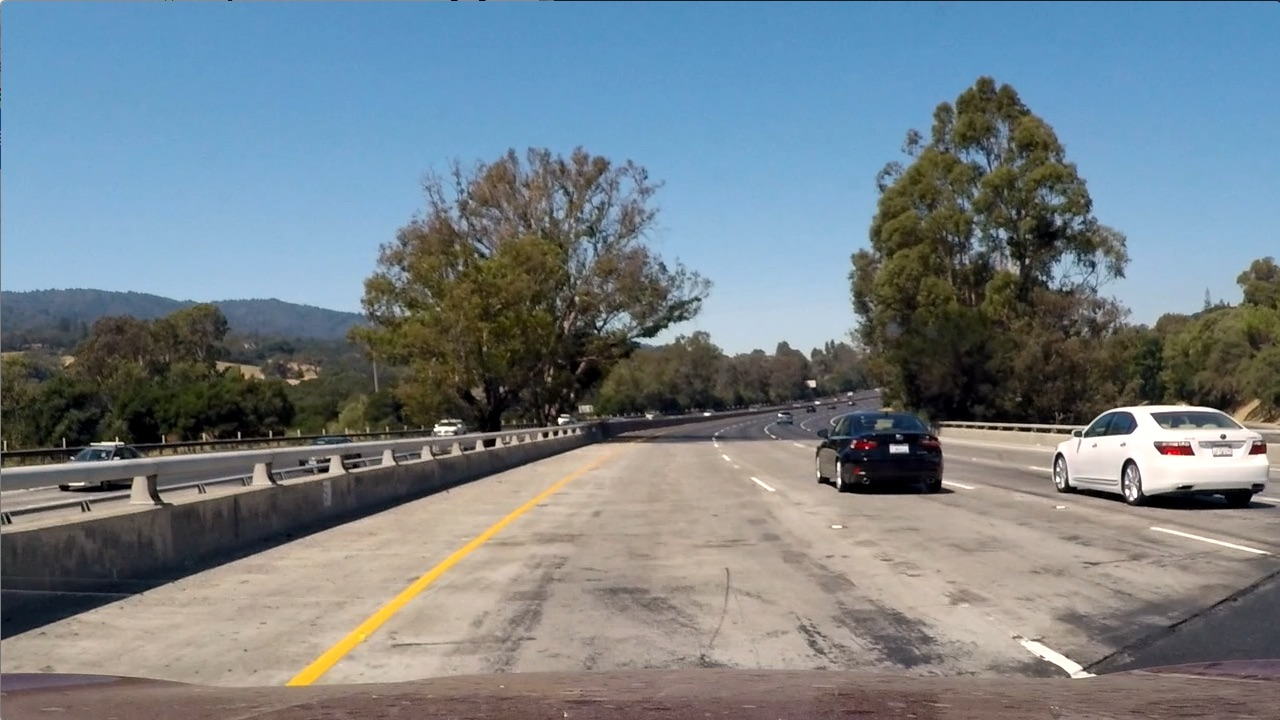
#> input picture test_images/test1.jpg, 1280 x 720 px
$ python -i lesson_functions.py   (imports and definitions only)   (older library calls are emulated)
#> lines starting #> are read from the running program, lines starting #| are printed output that depends on the picture
import matplotlib.image as mpimg
import numpy as np
import cv2
from skimage.feature import hog

# [1 line not run here, left out]

def normalise(image):
    return (image - image.mean()) / (image.max() - image.min())

# [7 lines left out: function convert_color, not called in this run]

def get_hog_features(img, orient, pix_per_cell, cell_per_block,
                        vis=False, feature_vec=True):
    # Call with two outputs if vis==True
    if vis == True:
        features, hog_image = hog(img, orientations=orient,
                                  pixels_per_cell=(pix_per_cell, pix_per_cell),
                                  cells_per_block=(cell_per_block, cell_per_block),
                                  block_norm= 'L2-Hys',
                                  transform_sqrt=False,
                                  visualise=vis, feature_vector=feature_vec)
        return features, hog_image
    # Otherwise call with one output
    else:
        features = hog(img, orientations=orient,
                       pixels_per_cell=(pix_per_cell, pix_per_cell),
                       cells_per_block=(cell_per_block, cell_per_block),
                       block_norm= 'L2-Hys',
                       transform_sqrt=False,
                       visualise=vis, feature_vector=feature_vec)
        return features

def bin_spatial(img, size=(32, 32)):
#> called with size = (32, 32)
    color1 = cv2.resize(img[:,:,0], size).ravel()
#> color1 = 1024 values, max 255 at index 635, min 0 at index 579, mean 117.3
    color2 = cv2.resize(img[:,:,1], size).ravel()
#> color2 = 1024 values, max 255 at index 604, min 0 at index 611, mean 128.5
    color3 = cv2.resize(img[:,:,2], size).ravel()
#> color3 = 1024 values, max 254 at index 604, min 0 at index 582, mean 135.6
    return np.hstack((color1, color2, color3))

def color_hist(img, nbins=32):    #bins_range=(0, 256)
    # Compute the histogram of the color channels separately
    channel1_hist = np.histogram(img[:,:,0], bins=nbins)
    channel2_hist = np.histogram(img[:,:,1], bins=nbins)
    channel3_hist = np.histogram(img[:,:,2], bins=nbins)
    # Concatenate the histograms into a single feature vector
    hist_features = np.concatenate((channel1_hist[0], channel2_hist[0], channel3_hist[0]))
    # Return the individual histograms, bin_centers and feature vector
    return hist_features

# Define a function to extract features from a list of images
# Have this function call bin_spatial() and color_hist()
# [110 lines left out: functions extract_features, slide_window, draw_boxes, not called in this run]


# Define a function to extract features from a single image window
# This function is very similar to extract_features()
# just for a single image rather than list of images
def single_img_features(img, color_space='RGB', spatial_size=(32, 32),
                        hist_bins=32, orient=9,
                        pix_per_cell=8, cell_per_block=2, hog_channel=0,
                        spatial_feat=True, hist_feat=True, hog_feat=True):
    #1) Define an empty list to receive features
    img_features = []
    #2) Apply color conversion if other than 'RGB'
    if color_space != 'RGB':
        if color_space == 'HSV':
            feature_image = cv2.cvtColor(img, cv2.COLOR_RGB2HSV)
        elif color_space == 'LUV':
            feature_image = cv2.cvtColor(img, cv2.COLOR_RGB2LUV)
        elif color_space == 'HLS':
            feature_image = cv2.cvtColor(img, cv2.COLOR_RGB2HLS)
        elif color_space == 'YUV':
            feature_image = cv2.cvtColor(img, cv2.COLOR_RGB2YUV)
        elif color_space == 'YCrCb':
            feature_image = cv2.cvtColor(img, cv2.COLOR_RGB2YCrCb)
    else: feature_image = np.copy(img)
    #3) Compute spatial features if flag is set
    if spatial_feat == True:
        spatial_features = bin_spatial(feature_image, size=spatial_size)
#> spatial_features = 3072 values, max 255 at index 635, min 0 at index 579, mean 127.1
        #4) Append features to list
        img_features.append(spatial_features)
    #5) Compute histogram features if flag is set
    if hist_feat == True:
        hist_features = color_hist(feature_image, nbins=hist_bins)
#> in color_hist, `hist_features = np.concatenate((channel1_hist[0], channel2_hist[0], ch..`: hist_features = 96 values, max 111331 at index 89, min 936 at index 60, mean 28800
        #6) Append features to list
        img_features.append(hist_features)
    #7) Compute HOG features if flag is set
    if hog_feat == True:
        if hog_channel == 'ALL':
            hog_features = []
            for channel in range(feature_image.shape[2]):
                hog_features.extend(get_hog_features(feature_image[:,:,channel],
                                    orient, pix_per_cell, cell_per_block,
                                    vis=False, feature_vec=True))
        else:
            hog_features = get_hog_features(feature_image[:,:,hog_channel], orient,
                        pix_per_cell, cell_per_block, vis=False, feature_vec=True)
#> in get_hog_features, `features = hog(img, orientations=orient, pixels_per_cell=(pix_per_cell..`:
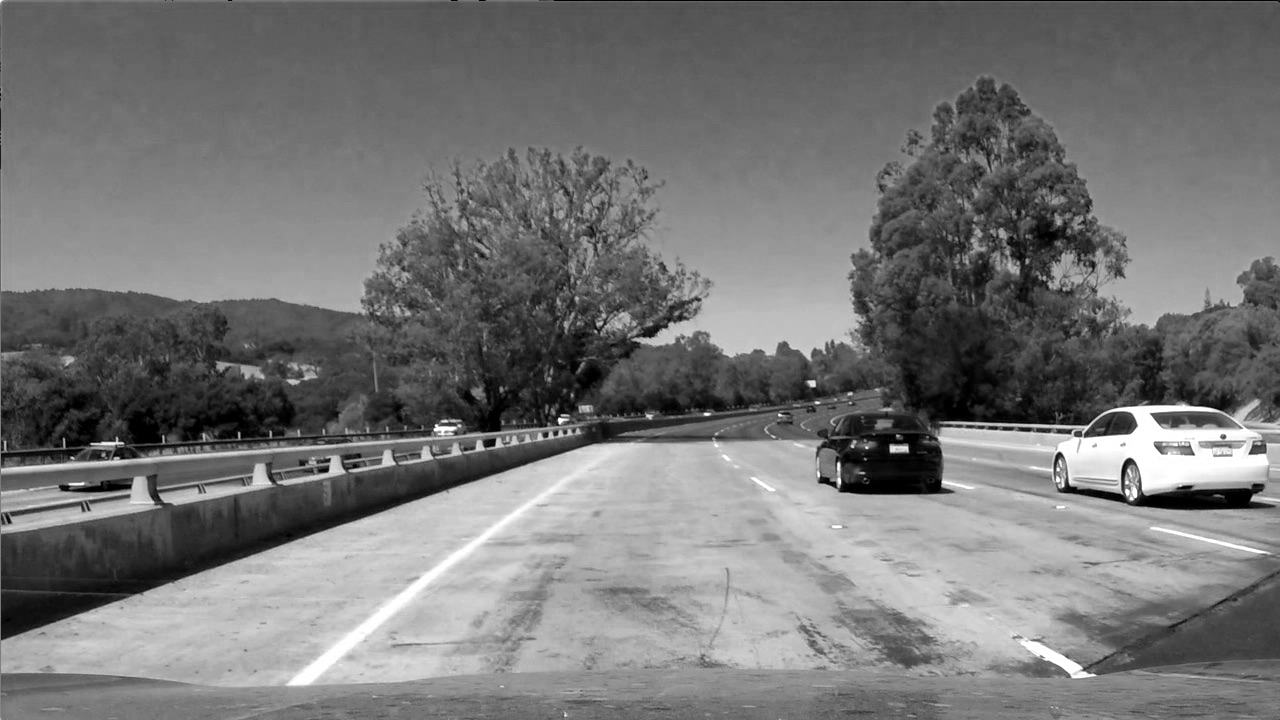
#> img: shape (720, 1280); min 0, max 255, mean 117.5
        #8) Append features to list
        img_features.append(hog_features)

    #9) Return concatenated array of features
    return np.concatenate(img_features)

# Define a function you will pass an image
# and the list of windows to be searched (output of slide_windows())
# [99 lines left out: functions search_windows, add_heat, apply_threshold, create_heatmaps, draw_labeled_bboxes, not called in this run]

>>> import cv2
>>> picture = cv2.cvtColor(cv2.imread('test_images/test1.jpg'), cv2.COLOR_BGR2RGB)
>>> result = single_img_features(picture)

$ run again, on test_images/test2.jpg
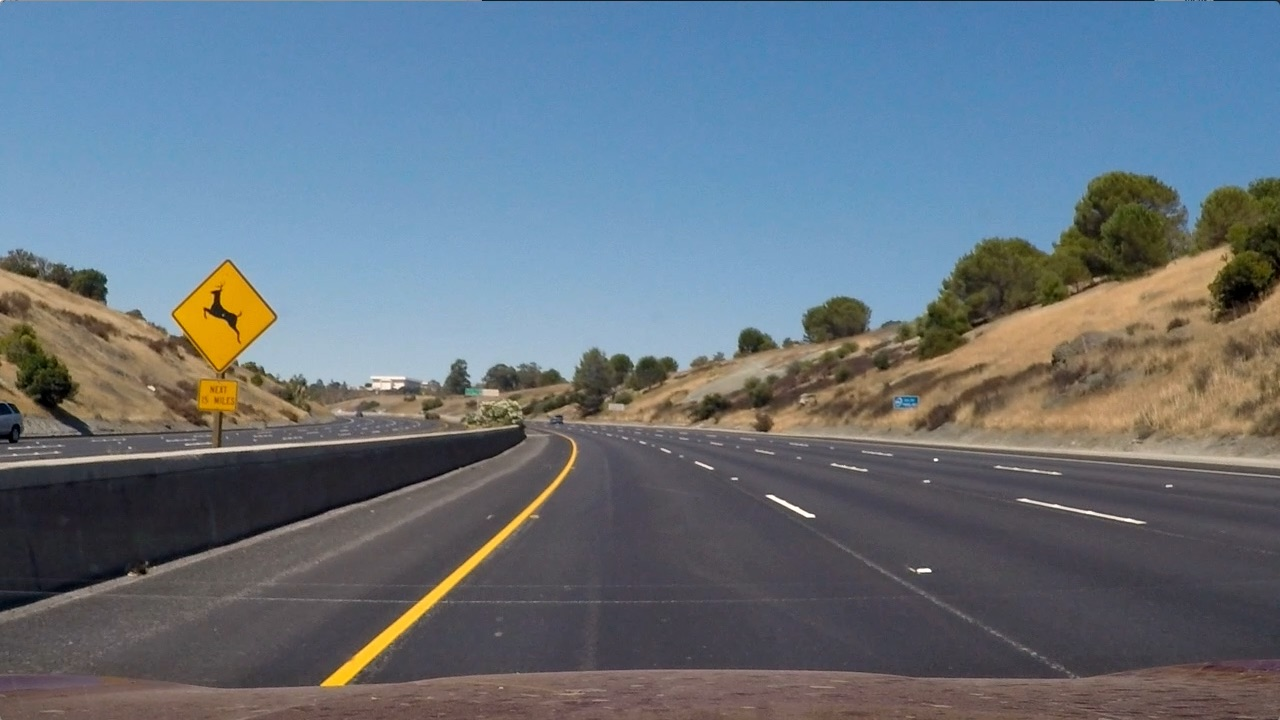
#> input picture test_images/test2.jpg, 1280 x 720 px
#> color1 = 1024 values, max 253 at index 811, min 8 at index 545, mean 102.2
#> color2 = 1024 values, max 207 at index 730, min 6 at index 545, mean 113.9
#> color3 = 1024 values, max 209 at index 490, min 0 at index 453, mean 124.8
#> spatial_features = 3072 values, max 253 at index 811, min 0 at index 2501, mean 113.6
#> in color_hist, `hist_features = np.concatenate((channel1_hist[0], channel2_hist[0], ch..`: hist_features = 96 values, max 117155 at index 74, min 82 at index 95, mean 28800
#> in get_hog_features, `features = hog(img, orientations=orient, pixels_per_cell=(pix_per_cell..`:
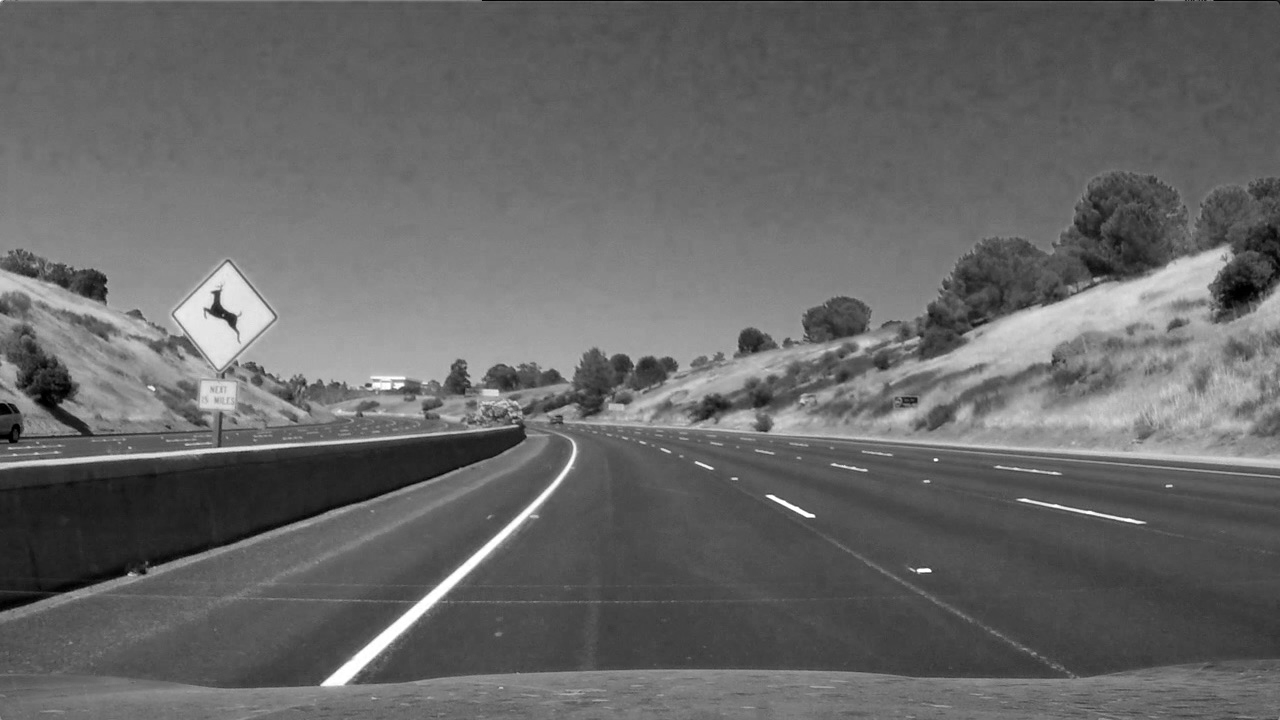
#> img: shape (720, 1280); min 0, max 255, mean 102.8

$ run again, on test_images/test3.jpg
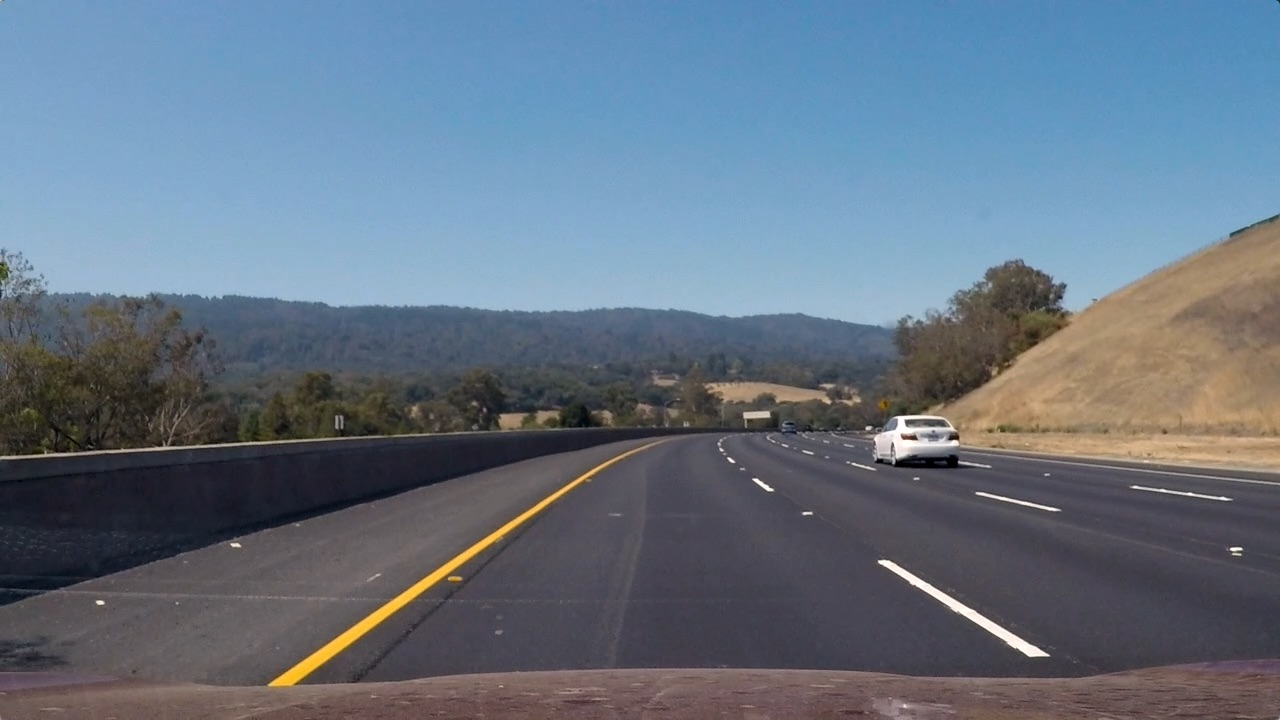
#> input picture test_images/test3.jpg, 1280 x 720 px
#> color1 = 1024 values, max 255 at index 904, min 12 at index 801, mean 101.3
#> color2 = 1024 values, max 247 at index 822, min 16 at index 662, mean 115.6
#> color3 = 1024 values, max 240 at index 822, min 17 at index 662, mean 130.9
#> spatial_features = 3072 values, max 255 at index 904, min 12 at index 801, mean 115.9
#> in color_hist, `hist_features = np.concatenate((channel1_hist[0], channel2_hist[0], ch..`: hist_features = 96 values, max 140896 at index 89, min 252 at index 58, mean 28800
#> in get_hog_features, `features = hog(img, orientations=orient, pixels_per_cell=(pix_per_cell..`:
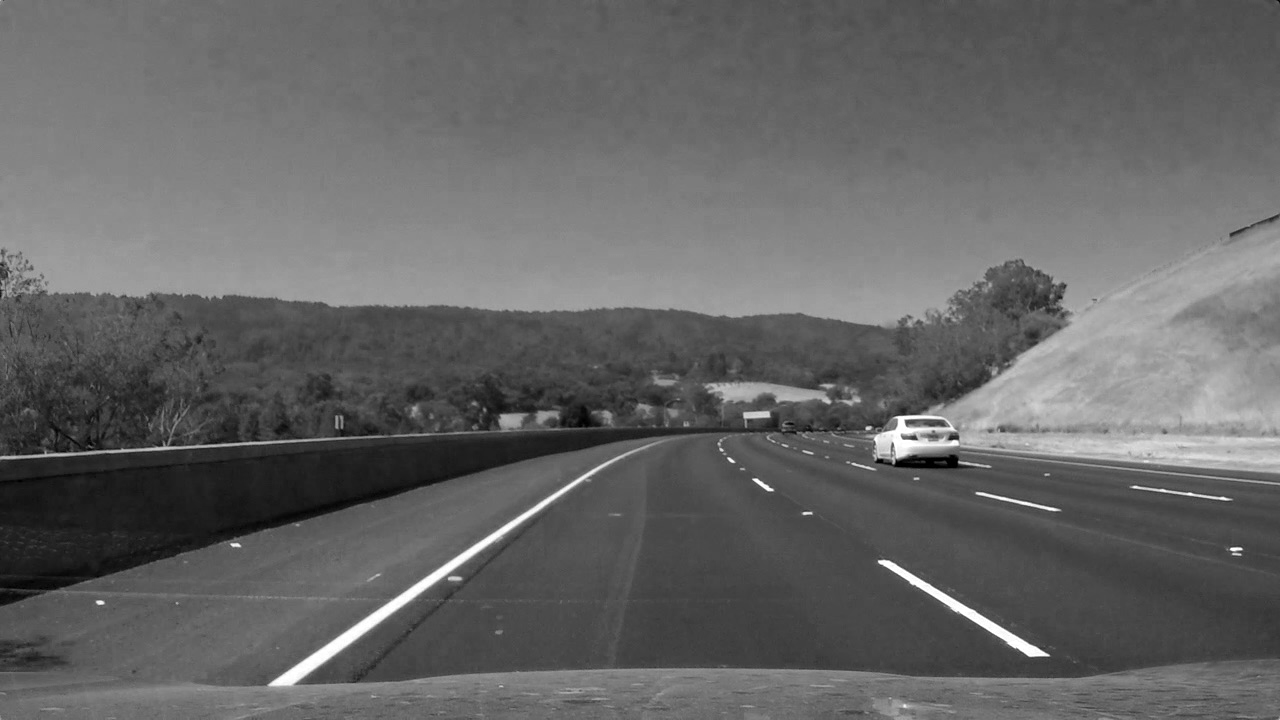
#> img: shape (720, 1280); min 0, max 255, mean 101.1

$ run again, on test_images/test4.jpg
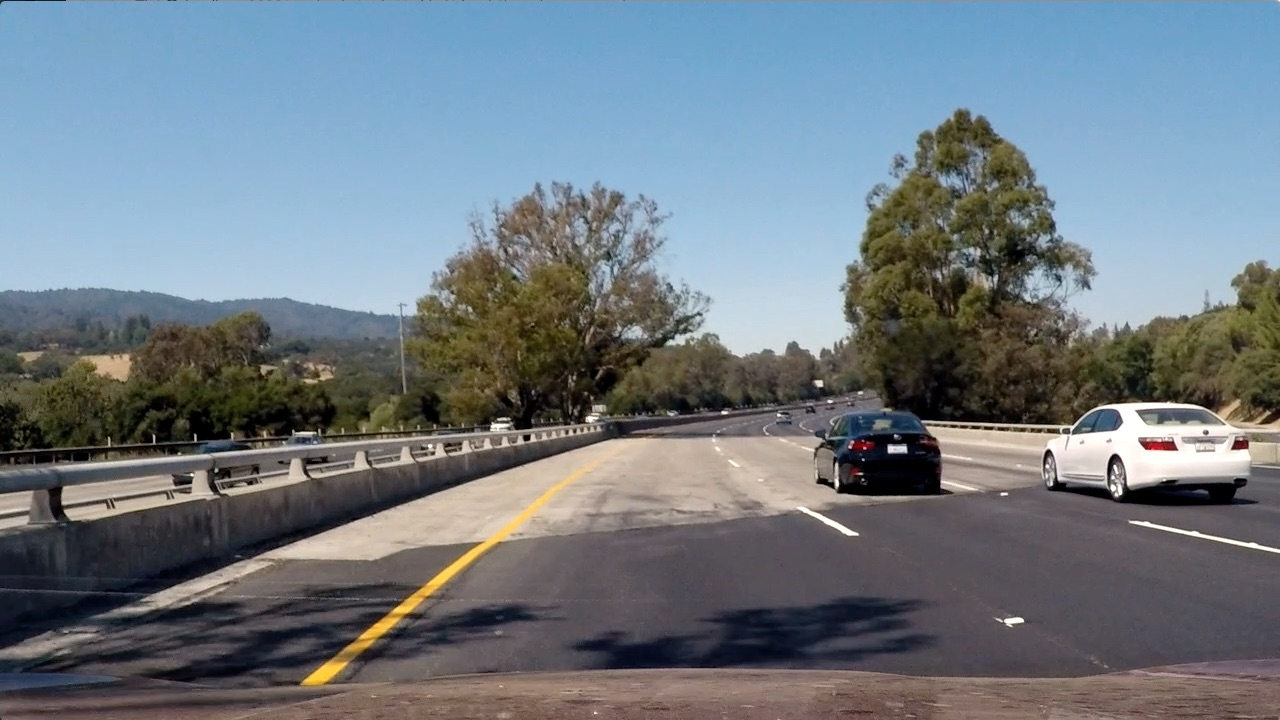
#> input picture test_images/test4.jpg, 1280 x 720 px
#> color1 = 1024 values, max 255 at index 634, min 0 at index 662, mean 111.8
#> color2 = 1024 values, max 255 at index 635, min 0 at index 567, mean 122.5
#> color3 = 1024 values, max 251 at index 669, min 1 at index 439, mean 131
#> spatial_features = 3072 values, max 255 at index 634, min 0 at index 662, mean 121.8
#> in color_hist, `hist_features = np.concatenate((channel1_hist[0], channel2_hist[0], ch..`: hist_features = 96 values, max 116163 at index 90, min 1002 at index 60, mean 28800
#> in get_hog_features, `features = hog(img, orientations=orient, pixels_per_cell=(pix_per_cell..`:
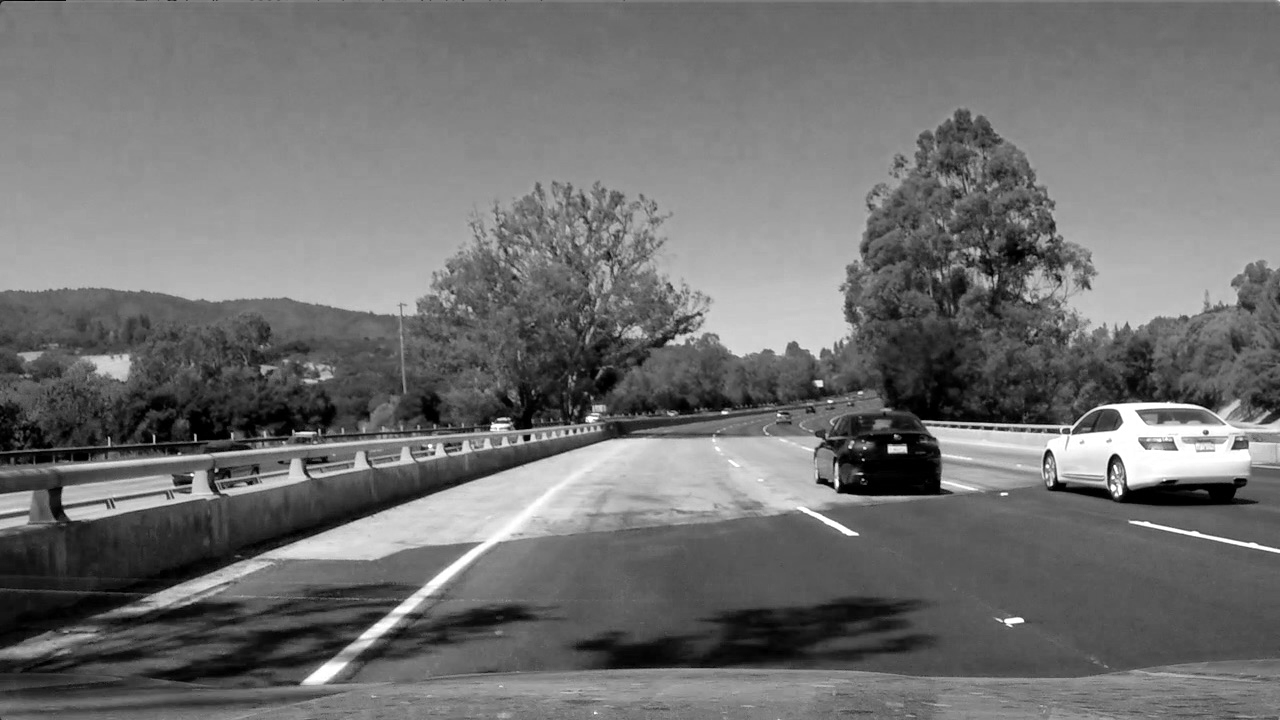
#> img: shape (720, 1280); min 0, max 255, mean 112.2
